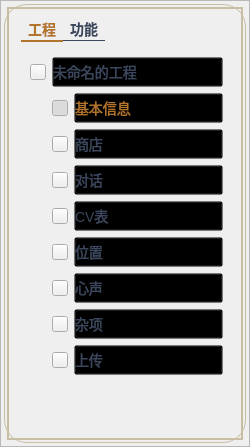
        <widget class="QFrame" name="sideBar">
         <property name="sizePolicy">
          <sizepolicy hsizetype="Fixed" vsizetype="Preferred">
           <horstretch>0</horstretch>
           <verstretch>0</verstretch>
          </sizepolicy>
         </property>
         <property name="minimumSize">
          <size>
           <width>250</width>
           <height>0</height>
          </size>
         </property>
         <property name="maximumSize">
          <size>
           <width>250</width>
           <height>16777215</height>
          </size>
         </property>
         <property name="styleSheet">
          <string notr="true">#sideBar{
background-color: rgb(255,250,241);
border: 1px solid rgb(231,191,159);
border-bottom-left-radius: 7px;
}</string>
         </property>
         <property name="frameShape">
          <enum>QFrame::StyledPanel</enum>
         </property>
         <property name="frameShadow">
          <enum>QFrame::Raised</enum>
         </property>
         <layout class="QGridLayout" name="gridLayout_3">
          <property name="leftMargin">
           <number>3</number>
          </property>
          <property name="topMargin">
           <number>3</number>
          </property>
          <property name="rightMargin">
           <number>3</number>
          </property>
          <property name="bottomMargin">
           <number>3</number>
          </property>
          <property name="horizontalSpacing">
           <number>0</number>
          </property>
          <property name="verticalSpacing">
           <number>6</number>
          </property>
          <item row="0" column="0">
           <widget class="QFrame" name="sideBarOutterBox">
            <property name="styleSheet">
             <string notr="true">#sideBarOutterBox{
border: 1px solid #c8bea3;
border-radius: 23px;
}</string>
            </property>
            <property name="frameShape">
             <enum>QFrame::StyledPanel</enum>
            </property>
            <property name="frameShadow">
             <enum>QFrame::Raised</enum>
            </property>
            <layout class="QGridLayout" name="gridLayout_4">
             <property name="leftMargin">
              <number>0</number>
             </property>
             <property name="topMargin">
              <number>0</number>
             </property>
             <property name="rightMargin">
              <number>0</number>
             </property>
             <property name="bottomMargin">
              <number>0</number>
             </property>
             <item row="0" column="0">
              <widget class="QFrame" name="sideBarInnerBox">
               <property name="styleSheet">
                <string notr="true">#sideBarInnerBox{
border: 2px solid #c8bea3;
border-radius: 0px;
margin: 2px;
}</string>
               </property>
               <property name="frameShape">
                <enum>QFrame::StyledPanel</enum>
               </property>
               <property name="frameShadow">
                <enum>QFrame::Raised</enum>
               </property>
               <layout class="QVBoxLayout" name="verticalLayout_2">
                <property name="leftMargin">
                 <number>12</number>
                </property>
                <item>
                 <layout class="QHBoxLayout" name="horizontalLayout_12">
                  <property name="spacing">
                   <number>0</number>
                  </property>
                  <item>
                   <widget class="QPushButton" name="switchProject">
                    <property name="styleSheet">
                     <string notr="true">text-align: center;
font-size: 14px;
color: #b2732b;
background: transparent;
font-weight: bold;
border-bottom: 2px solid #b2732b;
border-top: 0px solid #b2732b;
border-left: 0px solid #b2732b;
border-right: 0px solid #b2732b;
padding-left: 7px;
padding-right: 7px;</string>
                    </property>
                    <property name="text">
                     <string>工程</string>
                    </property>
                   </widget>
                  </item>
                  <item>
                   <widget class="QPushButton" name="switchFunction">
                    <property name="styleSheet">
                     <string notr="true">text-align: center;
font-size: 14px;
color: #3b475D;
background: transparent;
font-weight: bold;
border-bottom: 1px solid #3b475D;
border-top: 0px solid #b2732b;
border-left: 0px solid #b2732b;
border-right: 0px solid #b2732b;
padding-left: 7px;
padding-right: 7px;</string>
                    </property>
                    <property name="text">
                     <string>功能</string>
                    </property>
                   </widget>
                  </item>
                  <item>
                   <spacer name="horizontalSpacer_3">
                    <property name="orientation">
                     <enum>Qt::Horizontal</enum>
                    </property>
                    <property name="sizeHint" stdset="0">
                     <size>
                      <width>40</width>
                      <height>20</height>
                     </size>
                    </property>
                   </spacer>
                  </item>
                 </layout>
                </item>
                <item>
                 <widget class="QStackedWidget" name="SideBarContent">
                  <widget class="QWidget" name="page">
                   <layout class="QGridLayout" name="gridLayout_10">
                    <item row="0" column="0">
                     <layout class="QVBoxLayout" name="verticalLayout">
                      <item>
                       <layout class="QHBoxLayout" name="horizontalLayout_3">
                        <item>
                         <widget class="QPushButton" name="projectNameIcon">
                          <property name="sizePolicy">
                           <sizepolicy hsizetype="Fixed" vsizetype="Fixed">
                            <horstretch>0</horstretch>
                            <verstretch>0</verstretch>
                           </sizepolicy>
                          </property>
                          <property name="minimumSize">
                           <size>
                            <width>16</width>
                            <height>16</height>
                           </size>
                          </property>
                          <property name="maximumSize">
                           <size>
                            <width>16</width>
                            <height>16</height>
                           </size>
                          </property>
                          <property name="styleSheet">
                           <string notr="true">border-image: url(:/IonIcons/Modified/resources/folder-outline-unselected.png);</string>
                          </property>
                          <property name="text">
                           <string/>
                          </property>
                         </widget>
                        </item>
                        <item>
                         <widget class="QPushButton" name="projectName">
                          <property name="styleSheet">
                           <string notr="true">text-align: left;
font-size: 14px;
color: #3b475D;
background: transparent;</string>
                          </property>
                          <property name="text">
                           <string>未命名的工程</string>
                          </property>
                         </widget>
                        </item>
                       </layout>
                      </item>
                      <item>
                       <layout class="QGridLayout" name="gridLayout_9">
                        <item row="7" column="1">
                         <layout class="QHBoxLayout" name="horizontalLayout_11">
                          <item>
                           <widget class="QPushButton" name="uploadSwitcherIcon">
                            <property name="sizePolicy">
                             <sizepolicy hsizetype="Fixed" vsizetype="Fixed">
                              <horstretch>0</horstretch>
                              <verstretch>0</verstretch>
                             </sizepolicy>
                            </property>
                            <property name="minimumSize">
                             <size>
                              <width>16</width>
                              <height>16</height>
                             </size>
                            </property>
                            <property name="maximumSize">
                             <size>
                              <width>16</width>
                              <height>16</height>
                             </size>
                            </property>
                            <property name="styleSheet">
                             <string notr="true">QPushButton{
	border-image: url(:/IonIcons/Modified/resources/document-outline-unselected.png);
}
QPushButton:checked{
	border-image: url(:/IonIcons/Modified/resources/document-outline-selected.png);
}</string>
                            </property>
                            <property name="text">
                             <string/>
                            </property>
                            <property name="checkable">
                             <bool>true</bool>
                            </property>
                           </widget>
                          </item>
                          <item>
                           <widget class="QPushButton" name="uploadSwitcher">
                            <property name="styleSheet">
                             <string notr="true">QPushButton{
	text-align: left;
	font-size: 14px;
	color: #3b475D;
	background: transparent;
}
QPushButton:checked{
	text-align: left;
	font-size: 14px;
	color: #b2732b;
	background: transparent;
}</string>
                            </property>
                            <property name="text">
                             <string>上传</string>
                            </property>
                            <property name="checkable">
                             <bool>true</bool>
                            </property>
                           </widget>
                          </item>
                         </layout>
                        </item>
                        <item row="0" column="0" rowspan="8">
                         <spacer name="horizontalSpacer_2">
                          <property name="orientation">
                           <enum>Qt::Horizontal</enum>
                          </property>
                          <property name="sizeType">
                           <enum>QSizePolicy::Fixed</enum>
                          </property>
                          <property name="sizeHint" stdset="0">
                           <size>
                            <width>16</width>
                            <height>228</height>
                           </size>
                          </property>
                         </spacer>
                        </item>
                        <item row="4" column="1">
                         <layout class="QHBoxLayout" name="horizontalLayout_8">
                          <item>
                           <widget class="QPushButton" name="locationSwitcherIcon">
                            <property name="minimumSize">
                             <size>
                              <width>16</width>
                              <height>16</height>
                             </size>
                            </property>
                            <property name="maximumSize">
                             <size>
                              <width>16</width>
                              <height>16</height>
                             </size>
                            </property>
                            <property name="styleSheet">
                             <string notr="true">QPushButton{
	border-image: url(:/IonIcons/Modified/resources/document-outline-unselected.png);
}
QPushButton:checked{
	border-image: url(:/IonIcons/Modified/resources/document-outline-selected.png);
}</string>
                            </property>
                            <property name="text">
                             <string/>
                            </property>
                            <property name="checkable">
                             <bool>true</bool>
                            </property>
                           </widget>
                          </item>
                          <item>
                           <widget class="QPushButton" name="locationSwitcher">
                            <property name="styleSheet">
                             <string notr="true">QPushButton{
	text-align: left;
	font-size: 14px;
	color: #3b475D;
	background: transparent;
}
QPushButton:checked{
	text-align: left;
	font-size: 14px;
	color: #b2732b;
	background: transparent;
}</string>
                            </property>
                            <property name="text">
                             <string>位置</string>
                            </property>
                            <property name="checkable">
                             <bool>true</bool>
                            </property>
                           </widget>
                          </item>
                         </layout>
                        </item>
                        <item row="0" column="1">
                         <layout class="QHBoxLayout" name="horizontalLayout_4">
                          <item>
                           <widget class="QPushButton" name="basicInfoSwitcherIcon">
                            <property name="sizePolicy">
                             <sizepolicy hsizetype="Fixed" vsizetype="Fixed">
                              <horstretch>0</horstretch>
                              <verstretch>0</verstretch>
                             </sizepolicy>
                            </property>
                            <property name="minimumSize">
                             <size>
                              <width>16</width>
                              <height>16</height>
                             </size>
                            </property>
                            <property name="maximumSize">
                             <size>
                              <width>16</width>
                              <height>16</height>
                             </size>
                            </property>
                            <property name="styleSheet">
                             <string notr="true">QPushButton{
	border-image: url(:/IonIcons/Modified/resources/document-outline-unselected.png);
}
QPushButton:checked{
	border-image: url(:/IonIcons/Modified/resources/document-outline-selected.png);
}</string>
                            </property>
                            <property name="text">
                             <string/>
                            </property>
                            <property name="checkable">
                             <bool>true</bool>
                            </property>
                            <property name="checked">
                             <bool>true</bool>
                            </property>
                           </widget>
                          </item>
                          <item>
                           <widget class="QPushButton" name="basicInfoSwitcher">
                            <property name="font">
                             <font>
                              <pointsize>-1</pointsize>
                             </font>
                            </property>
                            <property name="styleSheet">
                             <string notr="true">QPushButton{
	text-align: left;
	font-size: 14px;
	color: #3b475D;
	background: transparent;
}
QPushButton:checked{
	text-align: left;
	font-size: 14px;
	color: #b2732b;
	background: transparent;
}</string>
                            </property>
                            <property name="text">
                             <string>基本信息</string>
                            </property>
                            <property name="checkable">
                             <bool>true</bool>
                            </property>
                            <property name="checked">
                             <bool>true</bool>
                            </property>
                           </widget>
                          </item>
                         </layout>
                        </item>
                        <item row="1" column="1">
                         <layout class="QHBoxLayout" name="horizontalLayout_5">
                          <item>
                           <widget class="QPushButton" name="storeSwitcherIcon">
                            <property name="sizePolicy">
                             <sizepolicy hsizetype="Fixed" vsizetype="Fixed">
                              <horstretch>0</horstretch>
                              <verstretch>0</verstretch>
                             </sizepolicy>
                            </property>
                            <property name="minimumSize">
                             <size>
                              <width>16</width>
                              <height>16</height>
                             </size>
                            </property>
                            <property name="maximumSize">
                             <size>
                              <width>16</width>
                              <height>16</height>
                             </size>
                            </property>
                            <property name="styleSheet">
                             <string notr="true">QPushButton{
	border-image: url(:/IonIcons/Modified/resources/document-outline-unselected.png);
}
QPushButton:checked{
	border-image: url(:/IonIcons/Modified/resources/document-outline-selected.png);
}</string>
                            </property>
                            <property name="text">
                             <string/>
                            </property>
                            <property name="checkable">
                             <bool>true</bool>
                            </property>
                           </widget>
                          </item>
                          <item>
                           <widget class="QPushButton" name="storeSwitcher">
                            <property name="styleSheet">
                             <string notr="true">QPushButton{
	text-align: left;
	font-size: 14px;
	color: #3b475D;
	background: transparent;
}
QPushButton:checked{
	text-align: left;
	font-size: 14px;
	color: #b2732b;
	background: transparent;
}</string>
                            </property>
                            <property name="text">
                             <string>商店</string>
                            </property>
                            <property name="checkable">
                             <bool>true</bool>
                            </property>
                           </widget>
                          </item>
                         </layout>
                        </item>
                        <item row="2" column="1">
                         <layout class="QHBoxLayout" name="horizontalLayout_6">
                          <item>
                           <widget class="QPushButton" name="dialogSwitcherIcon">
                            <property name="sizePolicy">
                             <sizepolicy hsizetype="Fixed" vsizetype="Fixed">
                              <horstretch>0</horstretch>
                              <verstretch>0</verstretch>
                             </sizepolicy>
                            </property>
                            <property name="minimumSize">
                             <size>
                              <width>16</width>
                              <height>16</height>
                             </size>
                            </property>
                            <property name="maximumSize">
                             <size>
                              <width>16</width>
                              <height>16</height>
                             </size>
                            </property>
                            <property name="styleSheet">
                             <string notr="true">QPushButton{
	border-image: url(:/IonIcons/Modified/resources/document-outline-unselected.png);
}
QPushButton:checked{
	border-image: url(:/IonIcons/Modified/resources/document-outline-selected.png);
}</string>
                            </property>
                            <property name="text">
                             <string/>
                            </property>
                            <property name="checkable">
                             <bool>true</bool>
                            </property>
                           </widget>
                          </item>
                          <item>
                           <widget class="QPushButton" name="dialogSwitcher">
                            <property name="styleSheet">
                             <string notr="true">QPushButton{
	text-align: left;
	font-size: 14px;
	color: #3b475D;
	background: transparent;
}
QPushButton:checked{
	text-align: left;
	font-size: 14px;
	color: #b2732b;
	background: transparent;
}</string>
                            </property>
                            <property name="text">
                             <string>对话</string>
                            </property>
                            <property name="checkable">
                             <bool>true</bool>
                            </property>
                           </widget>
                          </item>
                         </layout>
                        </item>
                        <item row="3" column="1">
                         <layout class="QHBoxLayout" name="horizontalLayout_7">
                          <item>
                           <widget class="QPushButton" name="CVTableSwitcherIcon">
                            <property name="sizePolicy">
                             <sizepolicy hsizetype="Fixed" vsizetype="Fixed">
                              <horstretch>0</horstretch>
                              <verstretch>0</verstretch>
                             </sizepolicy>
                            </property>
                            <property name="minimumSize">
                             <size>
                              <width>16</width>
                              <height>16</height>
                             </size>
                            </property>
                            <property name="maximumSize">
                             <size>
                              <width>16</width>
                              <height>16</height>
                             </size>
                            </property>
                            <property name="styleSheet">
                             <string notr="true">QPushButton{
	border-image: url(:/IonIcons/Modified/resources/document-outline-unselected.png);
}
QPushButton:checked{
	border-image: url(:/IonIcons/Modified/resources/document-outline-selected.png);
}</string>
                            </property>
                            <property name="text">
                             <string/>
                            </property>
                            <property name="checkable">
                             <bool>true</bool>
                            </property>
                           </widget>
                          </item>
                          <item>
                           <widget class="QPushButton" name="CVTableSwitcher">
                            <property name="styleSheet">
                             <string notr="true">QPushButton{
	text-align: left;
	font-size: 14px;
	color: #3b475D;
	background: transparent;
}
QPushButton:checked{
	text-align: left;
	font-size: 14px;
	color: #b2732b;
	background: transparent;
}</string>
                            </property>
                            <property name="text">
                             <string>CV表</string>
                            </property>
                            <property name="checkable">
                             <bool>true</bool>
                            </property>
                           </widget>
                          </item>
                         </layout>
                        </item>
                        <item row="6" column="1">
                         <layout class="QHBoxLayout" name="horizontalLayout_10">
                          <item>
                           <widget class="QPushButton" name="extrasSwitcherIcon">
                            <property name="sizePolicy">
                             <sizepolicy hsizetype="Fixed" vsizetype="Fixed">
                              <horstretch>0</horstretch>
                              <verstretch>0</verstretch>
                             </sizepolicy>
                            </property>
                            <property name="minimumSize">
                             <size>
                              <width>16</width>
                              <height>16</height>
                             </size>
                            </property>
                            <property name="maximumSize">
                             <size>
                              <width>16</width>
                              <height>16</height>
                             </size>
                            </property>
                            <property name="styleSheet">
                             <string notr="true">QPushButton{
	border-image: url(:/IonIcons/Modified/resources/document-outline-unselected.png);
}
QPushButton:checked{
	border-image: url(:/IonIcons/Modified/resources/document-outline-selected.png);
}</string>
                            </property>
                            <property name="text">
                             <string/>
                            </property>
                            <property name="checkable">
                             <bool>true</bool>
                            </property>
                           </widget>
                          </item>
                          <item>
                           <widget class="QPushButton" name="extrasSwitcher">
                            <property name="styleSheet">
                             <string notr="true">QPushButton{
	text-align: left;
	font-size: 14px;
	color: #3b475D;
	background: transparent;
}
QPushButton:checked{
	text-align: left;
	font-size: 14px;
	color: #b2732b;
	background: transparent;
}</string>
                            </property>
                            <property name="text">
                             <string>杂项</string>
                            </property>
                            <property name="checkable">
                             <bool>true</bool>
                            </property>
                           </widget>
                          </item>
                         </layout>
                        </item>
                        <item row="5" column="1">
                         <layout class="QHBoxLayout" name="horizontalLayout_9">
                          <item>
                           <widget class="QPushButton" name="wishSwitcherIcon">
                            <property name="sizePolicy">
                             <sizepolicy hsizetype="Fixed" vsizetype="Fixed">
                              <horstretch>0</horstretch>
                              <verstretch>0</verstretch>
                             </sizepolicy>
                            </property>
                            <property name="minimumSize">
                             <size>
                              <width>16</width>
                              <height>16</height>
                             </size>
                            </property>
                            <property name="maximumSize">
                             <size>
                              <width>16</width>
                              <height>16</height>
                             </size>
                            </property>
                            <property name="styleSheet">
                             <string notr="true">QPushButton{
	border-image: url(:/IonIcons/Modified/resources/document-outline-unselected.png);
}
QPushButton:checked{
	border-image: url(:/IonIcons/Modified/resources/document-outline-selected.png);
}</string>
                            </property>
                            <property name="text">
                             <string/>
                            </property>
                            <property name="checkable">
                             <bool>true</bool>
                            </property>
                           </widget>
                          </item>
                          <item>
                           <widget class="QPushButton" name="wishSwitcher">
                            <property name="styleSheet">
                             <string notr="true">QPushButton{
	text-align: left;
	font-size: 14px;
	color: #3b475D;
	background: transparent;
}
QPushButton:checked{
	text-align: left;
	font-size: 14px;
	color: #b2732b;
	background: transparent;
}</string>
                            </property>
                            <property name="text">
                             <string>心声</string>
                            </property>
                            <property name="checkable">
                             <bool>true</bool>
                            </property>
                           </widget>
                          </item>
                         </layout>
                        </item>
                        <item row="9" column="0" colspan="2">
                         <spacer name="sideBarSpacerProj">
                          <property name="orientation">
                           <enum>Qt::Vertical</enum>
                          </property>
                          <property name="sizeHint" stdset="0">
                           <size>
                            <width>20</width>
                            <height>45</height>
                           </size>
                          </property>
                         </spacer>
                        </item>
                       </layout>
                      </item>
                     </layout>
                    </item>
                   </layout>
                  </widget>
                  <widget class="QWidget" name="page_2"/>
                 </widget>
                </item>
               </layout>
              </widget>
             </item>
            </layout>
           </widget>
          </item>
         </layout>
        </widget>
